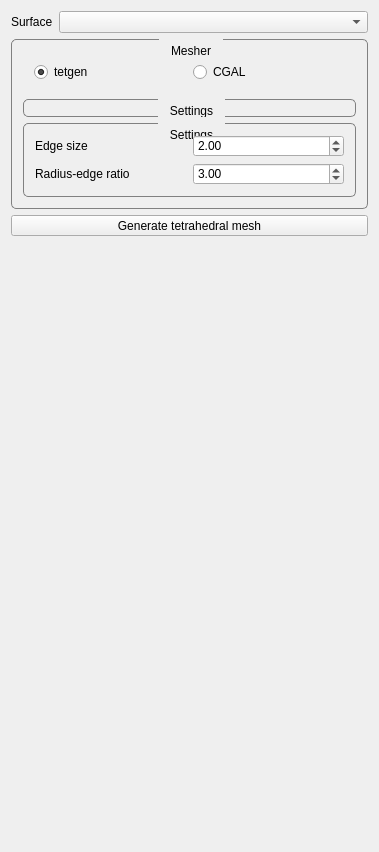
<?xml version="1.0" encoding="UTF-8"?>
<ui version="4.0">
 <class>VolumeMeshViewControls</class>
 <widget class="QWidget" name="VolumeMeshViewControls">
  <property name="enabled">
   <bool>true</bool>
  </property>
  <property name="geometry">
   <rect>
    <x>0</x>
    <y>0</y>
    <width>379</width>
    <height>852</height>
   </rect>
  </property>
  <property name="minimumSize">
   <size>
    <width>0</width>
    <height>0</height>
   </size>
  </property>
  <property name="windowTitle">
   <string>QmitkTemplate</string>
  </property>
  <property name="styleSheet">
   <string notr="true">QPushButton {
	margin:  0px;
	padding: 10px;
}

QGroupBox {
	border-width: 1px; 
	border-style: solid; 
	border-color: grey;
	border-radius: 5px;
	margin-top: 1.7ex;
}


QGroupBox::title {
	subcontrol-origin: margin;
	subcontrol-position: top center;
	padding: 5px 10px;
}

QScrollArea{
	border: 0;
	margin:0;
	padding:0;
}

[mandatoryField=true]{
	background-color: rgb(255, 150, 150);
}

[warningField=true]{
	background-color: rgb(255, 204, 0);
}

[errorField=true]{
	background-color: rgb(255, 150, 150);
}</string>
  </property>
  <layout class="QVBoxLayout" name="verticalLayout">
   <item>
    <widget class="QWidget" name="container" native="true">
     <layout class="QVBoxLayout" name="verticalLayout_2">
      <property name="spacing">
       <number>-1</number>
      </property>
      <property name="margin">
       <number>0</number>
      </property>
      <item>
       <widget class="QWidget" name="meshSelector" native="true">
        <property name="toolTip">
         <string>&lt;html&gt;&lt;head/&gt;&lt;body&gt;&lt;p&gt;Select a closed triangular surface mesh. Images and segmentations must first be converted to a surface mesh.&lt;/p&gt;&lt;/body&gt;&lt;/html&gt;</string>
        </property>
        <layout class="QHBoxLayout" name="horizontalLayout_8" stretch="0,0">
         <property name="margin">
          <number>0</number>
         </property>
         <item>
          <widget class="QLabel" name="label_7">
           <property name="sizePolicy">
            <sizepolicy hsizetype="Maximum" vsizetype="Preferred">
             <horstretch>0</horstretch>
             <verstretch>0</verstretch>
            </sizepolicy>
           </property>
           <property name="text">
            <string>Surface</string>
           </property>
          </widget>
         </item>
         <item>
          <widget class="QmitkDataStorageComboBox" name="surfaceComboBox">
           <property name="sizePolicy">
            <sizepolicy hsizetype="Minimum" vsizetype="Fixed">
             <horstretch>0</horstretch>
             <verstretch>0</verstretch>
            </sizepolicy>
           </property>
          </widget>
         </item>
        </layout>
       </widget>
      </item>
      <item>
       <widget class="QGroupBox" name="groupBox">
        <property name="title">
         <string>Mesher</string>
        </property>
        <layout class="QVBoxLayout" name="verticalLayout_5">
         <item>
          <widget class="QFrame" name="frame">
           <property name="frameShape">
            <enum>QFrame::NoFrame</enum>
           </property>
           <property name="frameShadow">
            <enum>QFrame::Plain</enum>
           </property>
           <layout class="QHBoxLayout" name="horizontalLayout">
            <item>
             <widget class="QRadioButton" name="radioTetgen">
              <property name="text">
               <string>tetgen</string>
              </property>
              <property name="checked">
               <bool>true</bool>
              </property>
             </widget>
            </item>
            <item>
             <widget class="QRadioButton" name="radioCGAL">
              <property name="text">
               <string>CGAL</string>
              </property>
              <property name="checked">
               <bool>false</bool>
              </property>
             </widget>
            </item>
           </layout>
          </widget>
         </item>
         <item>
          <widget class="QGroupBox" name="settingsGroup">
           <property name="enabled">
            <bool>true</bool>
           </property>
           <property name="minimumSize">
            <size>
             <width>0</width>
             <height>0</height>
            </size>
           </property>
           <property name="title">
            <string>Settings</string>
           </property>
           <layout class="QVBoxLayout" name="verticalLayout_3">
            <property name="leftMargin">
             <number>6</number>
            </property>
            <property name="topMargin">
             <number>10</number>
            </property>
            <property name="rightMargin">
             <number>6</number>
            </property>
            <property name="bottomMargin">
             <number>6</number>
            </property>
           </layout>
          </widget>
         </item>
         <item>
          <widget class="QGroupBox" name="settingsCGAL">
           <property name="title">
            <string>Settings</string>
           </property>
           <layout class="QVBoxLayout" name="verticalLayout_4">
            <item>
             <layout class="QHBoxLayout" name="horizontalLayout_2">
              <item>
               <widget class="QLabel" name="label">
                <property name="text">
                 <string>Edge size</string>
                </property>
               </widget>
              </item>
              <item>
               <widget class="QDoubleSpinBox" name="spinBoxSize">
                <property name="minimum">
                 <double>0.100000000000000</double>
                </property>
                <property name="singleStep">
                 <double>0.100000000000000</double>
                </property>
                <property name="value">
                 <double>2.000000000000000</double>
                </property>
               </widget>
              </item>
             </layout>
            </item>
            <item>
             <layout class="QHBoxLayout" name="horizontalLayout_4">
              <item>
               <widget class="QLabel" name="label_2">
                <property name="text">
                 <string>Radius-edge ratio</string>
                </property>
               </widget>
              </item>
              <item>
               <widget class="QDoubleSpinBox" name="spinBoxRadiusEdgeRatio">
                <property name="minimum">
                 <double>0.000000000000000</double>
                </property>
                <property name="singleStep">
                 <double>0.100000000000000</double>
                </property>
                <property name="value">
                 <double>3.000000000000000</double>
                </property>
               </widget>
              </item>
             </layout>
            </item>
           </layout>
          </widget>
         </item>
        </layout>
       </widget>
      </item>
      <item>
       <widget class="QToolButton" name="generateButton">
        <property name="sizePolicy">
         <sizepolicy hsizetype="MinimumExpanding" vsizetype="Fixed">
          <horstretch>0</horstretch>
          <verstretch>0</verstretch>
         </sizepolicy>
        </property>
        <property name="text">
         <string>Generate tetrahedral mesh</string>
        </property>
       </widget>
      </item>
     </layout>
    </widget>
   </item>
   <item>
    <spacer name="spacer1">
     <property name="orientation">
      <enum>Qt::Vertical</enum>
     </property>
     <property name="sizeType">
      <enum>QSizePolicy::Expanding</enum>
     </property>
     <property name="sizeHint" stdset="0">
      <size>
       <width>20</width>
       <height>220</height>
      </size>
     </property>
    </spacer>
   </item>
  </layout>
 </widget>
 <layoutdefault spacing="6" margin="11"/>
 <customwidgets>
  <customwidget>
   <class>QmitkDataStorageComboBox</class>
   <extends>QComboBox</extends>
   <header location="global">QmitkDataStorageComboBox.h</header>
  </customwidget>
 </customwidgets>
 <resources/>
 <connections>
  <connection>
   <sender>radioTetgen</sender>
   <signal>toggled(bool)</signal>
   <receiver>settingsGroup</receiver>
   <slot>setVisible(bool)</slot>
   <hints>
    <hint type="sourcelabel">
     <x>100</x>
     <y>87</y>
    </hint>
    <hint type="destinationlabel">
     <x>124</x>
     <y>112</y>
    </hint>
   </hints>
  </connection>
  <connection>
   <sender>radioCGAL</sender>
   <signal>toggled(bool)</signal>
   <receiver>settingsCGAL</receiver>
   <slot>setVisible(bool)</slot>
   <hints>
    <hint type="sourcelabel">
     <x>267</x>
     <y>82</y>
    </hint>
    <hint type="destinationlabel">
     <x>189</x>
     <y>155</y>
    </hint>
   </hints>
  </connection>
 </connections>
</ui>
